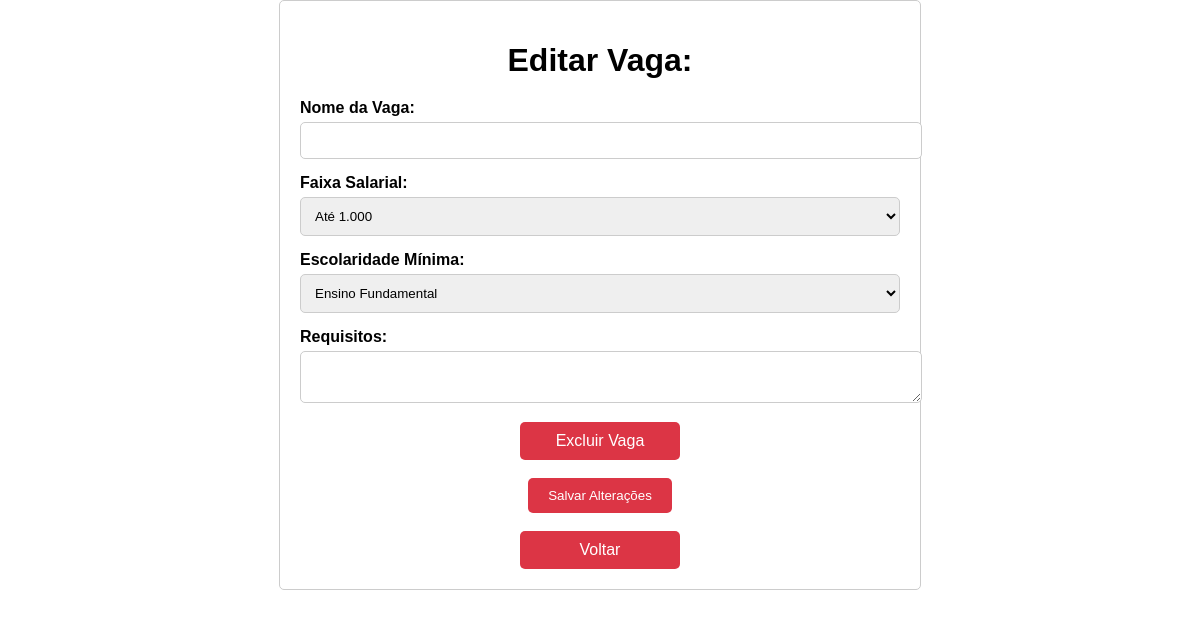
Before: /home/edita_vaga/18 (signed in) with the older database file.
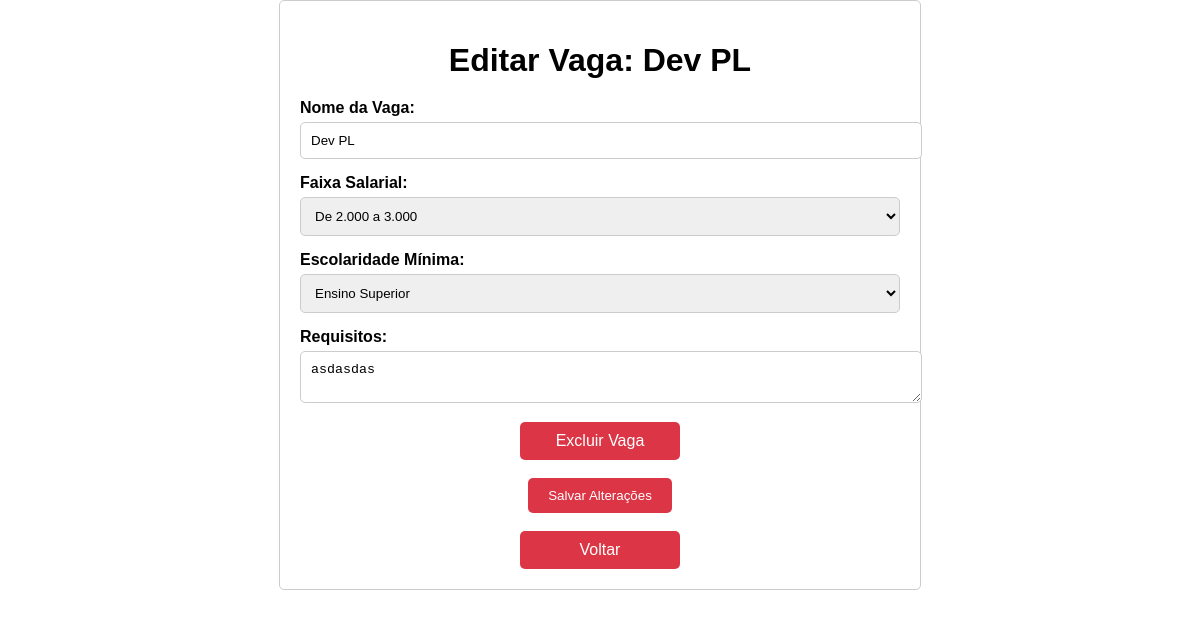
After: the same page with the newer database file.
### app_vagas/models.py (models this page shows, shortened)
class Vagas(models.Model):
    nome = models.CharField(max_length=100)
    faixa_salarial = models.IntegerField(choices=FAIXA_SALARIAL_CHOICES)
    escolaridade_minima = models.IntegerField(choices=ESCOLARIDADE_CHOICES)
    requisitos = models.TextField()
    empresa = models.ForeignKey(Empresa, related_name="vagas", on_delete=models.CASCADE)

### app_vagas/views.py (the view, shortened to what this page needs)
# urls.py: path("edita_vaga/<int:vaga_id>", views.edita_vaga, name="edita_vaga"),
@login_required
def edita_vaga(request, vaga_id):
    hasattr(request.user, "empresa")
    empresa_id = request.user.empresa.id
    vaga = Vagas.objects.filter(id=vaga_id).first()
    context = {
        "vaga": vaga,
        "faixa_salarial_choices": FAIXA_SALARIAL_CHOICES,
        "escolaridade_choices": ESCOLARIDADE_CHOICES,
    }
    if request.method == "GET":
        return render(request, "edita_vaga.html", context)

### projeto_vagas/templates/edita_vaga.html (shortened to what this page needs)
<!DOCTYPE html>
{% load static %}
<html>
<head>
    <link rel="stylesheet" type="text/css" href="{% static 'css/cad_vagas.css' %}">
</head>
<body>
    <div class="container">
        <h1>Editar Vaga: {{ vaga.nome }}</h1>
        <form method="post">
            <div class="form-group">
                <label for="nome">Nome da Vaga:</label>
                <input type="text" id="nome" name="nome" value="{{ vaga.nome }}">
            </div>
            <div class="form-group">
                <label for="faixa_salarial">Faixa Salarial:</label>
                <select id="faixa_salarial" name="faixa_salarial">
                    {% for choice in faixa_salarial_choices %}
                    <option value="{{ choice.0 }}" {% if choice.0 == vaga.faixa_salarial %}selected{% endif %}>{{ choice.1 }}</option>
                    {% endfor %}
                </select>
            </div>
            <div class="form-group">
                <label for="escolaridade_minima">Escolaridade Mínima:</label>
                <select id="escolaridade_minima" name="escolaridade_minima">
                    {% for choice in escolaridade_choices %}
                    <option value="{{ choice.0 }}" {% if choice.0 == vaga.escolaridade_minima %}selected{% endif %}>{{ choice.1 }}</option>
                    {% endfor %}
                </select>
            </div>
            <div class="form-group">
                <label for="requisitos">Requisitos:</label>
                <textarea id="requisitos" name="requisitos">{{ vaga.requisitos }}</textarea>
            </div>
            <a href="{% url 'deleta_vaga' vaga.id %}" class="voltar-link">Excluir Vaga</a>
            <br>
            <button type="submit">Salvar Alterações</button>
            <br>
            <a href="{% url 'detalhes_vaga_empresas' vaga.id %}" class="voltar-link">Voltar</a>
        </form>
    </div>
</body>
</html>

Changed rows visible on the page:
added Vagas: nome "Dev PL", faixa_salarial "De 2.000 a 3.000", escolaridade_minima "Ensino Superior", requisitos "asdasdas"
Other visible differences:
form field faixa_salarial: "Até 1.000" → (not shown)
form field escolaridade_minima: "Ensino Fundamental" → (not shown)
